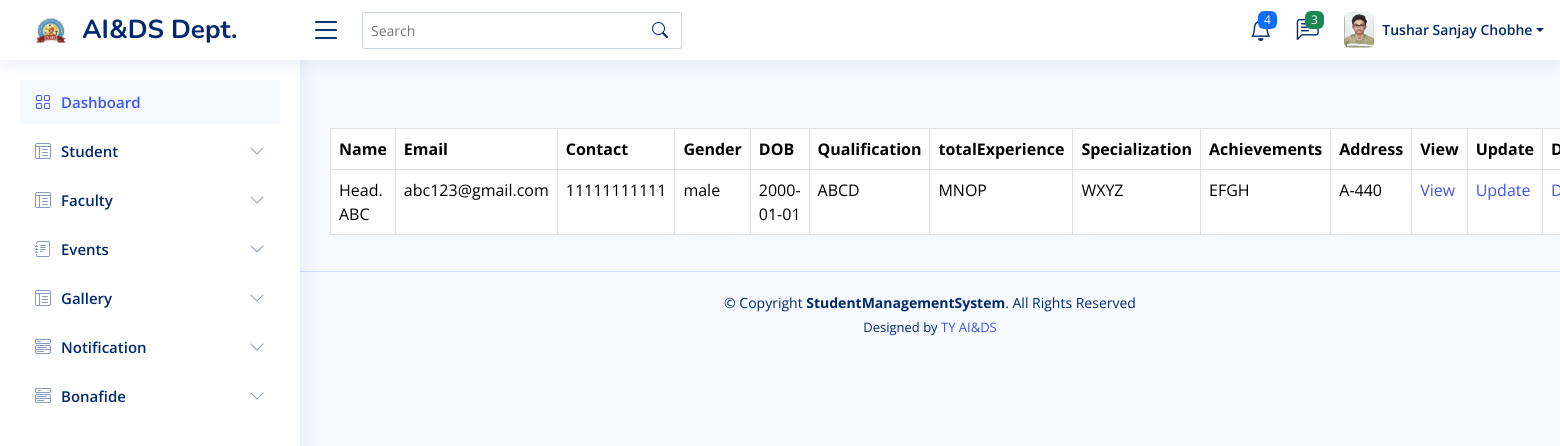
The app's page /manage-faculty.php (signed in) with its own data.
### tables this page shows
CREATE TABLE `studentdata` (
  `PRN` bigint(255) NOT NULL,
  `fullName` varchar(255) NOT NULL,
  `Class` varchar(255) NOT NULL,
  `Gender` varchar(255) NOT NULL,
  `DOB` date NOT NULL,
  `Category` varchar(255) NOT NULL,
  `Contact` bigint(255) NOT NULL,
  `Email` varchar(255) NOT NULL,
  `collegeHostel` varchar(255) NOT NULL,
  `busFacility` varchar(255) NOT NULL,
  `Address` varchar(255) NOT NULL,
  `password` varchar(255) NOT NULL,
  `photo` varchar(255) NOT NULL
);

CREATE TABLE `facultydata` (
  `Name` varchar(255) NOT NULL,
  `Email` varchar(255) NOT NULL,
  `Contact` bigint(255) NOT NULL,
  `Gender` varchar(255) NOT NULL,
  `DOB` date NOT NULL,
  `Designation` varchar(255) NOT NULL,
  `Qualification` varchar(255) NOT NULL,
  `totalExperience` varchar(255) NOT NULL,
  `Specialization` varchar(255) NOT NULL,
  `Achievements` varchar(255) NOT NULL,
  `Address` varchar(255) NOT NULL,
  `Password` varchar(255) NOT NULL,
  `Photo` varchar(255) NOT NULL
);

### manage-faculty.php (the view, shortened to what this page needs)
<?php
    include("header.php");
    if($_GET["role"] == "faculty")
    {
       include("sidebar_faculty.php");
    }
    elseif($_GET["role"] == "student")
    {
       include("sidebar_student.php");
    }
    else
    {
      include("sidebar.php");
    }
  ?>
 <main id="main" class="main">
<table class="table table-bordered container mt-5">
    <tr>
        <th>Name</th>
        <th>Email</th>
        <th>Contact</th>
        <th>Gender</th>
        <th>DOB</th>
        <th>Qualification</th>
        <th>totalExperience</th>
        <th>Specialization</th>
        <th>Achievements</th>
        <th>Address</th>
        <th>View</th>
        <th>Update</th>
        <th>Delete</th>
    </tr>
<?php
    include("connection.php");
    $myQuery = "SELECT * FROM facultydata";
    $result = $conn->query($myQuery);
    if( $result->num_rows > 0)
    {
        while($row = $result->fetch_assoc())
        {
            $name = $row["Name"];
            $email = $row["Email"];
            $contact = $row["Contact"];
            $gender = $row["Gender"];
            $dob = $row["DOB"];
            $des = $row["Designation"];
            $qua = $row["Qualification"];
            $exp = $row["totalExperience"];
            $spe = $row["Specialization"];
            $ach = $row["Achievements"];
            $address = $row["Address"];
            echo "
            <tr>
                <td>$des $name</td>
                <td>$email</td>
                <td>$contact</td>
                <td>$gender</td>
                <td>$dob</td>
                <td>$qua</td>
                <td>$exp</td>
                <td>$spe</td>
                <td>$ach</td>
                <td>$address</td>
                <td>
                    <a href='manageView-faculty.php?myVar=$email'>View</a>
                </td>
                <td>
                    <a href='manageFaculty-edit.php?myVar=$email'>Update</a>
                </td>
                <td>
                    <a href='manageFaculty-delete.php?myVar=$email'>Delete</a>
                </td>
            </tr>
            ";
        }
    }
    else
    {
        echo "Not found";
    }
?>
    </table>
  </main>
  <?php
    include("footer.php");
  ?>

### header.php (shortened to what this page needs)
<?php
include("connection.php");
$user = $_SESSION["userLogin"];
$myQuery = "SELECT * FROM studentdata WHERE Email='".$user."'";
$result = $conn->query($myQuery);
if ( $result->num_rows > 0)
{
    $row = $result->fetch_assoc();
    $fullname = $row["fullName"];
    $photo = $row["photo"];
}
?>
<!DOCTYPE html>
<html lang="en">
<head>
  <link href="assets/vendor/bootstrap/css/bootstrap.min.css" rel="stylesheet">
  <link href="assets/vendor/bootstrap-icons/bootstrap-icons.css" rel="stylesheet">
  <link href="assets/vendor/boxicons/css/boxicons.min.css" rel="stylesheet">
  <link href="assets/vendor/quill/quill.snow.css" rel="stylesheet">
  <link href="assets/vendor/quill/quill.bubble.css" rel="stylesheet">
  <link href="assets/vendor/remixicon/remixicon.css" rel="stylesheet">
  <link href="assets/vendor/simple-datatables/style.css" rel="stylesheet">
  <link href="assets/css/style.css" rel="stylesheet">
</head>
<body>
<header id="header" class="header fixed-top d-flex align-items-center">
<div class="d-flex align-items-center justify-content-between">
  <a href="index.html" class="logo d-flex align-items-center">
    <img src="images/clg-logo.png" alt="" class="m-3">
    <span class="d-none d-lg-block">AI&DS Dept.</span>
  </a>
  <i class="bi bi-list toggle-sidebar-btn"></i>
</div>
<div class="search-bar">
  <form class="search-form d-flex align-items-center" method="POST" action="#">
    <input type="text" name="query" placeholder="Search" title="Enter search keyword">
    <button type="submit" title="Search"><i class="bi bi-search"></i></button>
  </form>
</div>
<nav class="header-nav ms-auto">
  <ul class="d-flex align-items-center">
    <li class="nav-item dropdown">
      <a class="nav-link nav-icon" href="#" data-bs-toggle="dropdown">
        <i class="bi bi-bell"></i>
        <span class="badge bg-primary badge-number">4</span>
      </a>
    </li>
    <li class="nav-item dropdown">
      <a class="nav-link nav-icon" href="#" data-bs-toggle="dropdown">
        <i class="bi bi-chat-left-text"></i>
        <span class="badge bg-success badge-number">3</span>
      </a>
    </li>
    <li class="nav-item dropdown pe-3">
      <a class="nav-link nav-profile d-flex align-items-center pe-0" href="#" data-bs-toggle="dropdown">
        <?php echo '<img src="uploads/student/'.$photo.'" alt="Profile" class="rounded">' ?>
        <span class="d-none d-md-block dropdown-toggle ps-2"><?php echo $fullname ?></span>
      </a>
    </li>
  </ul>
</nav>
</header>

### assets/css/style.css (style rules this page uses)
:root { scroll-behavior: smooth; }
body { font-family: "Open Sans", sans-serif; background: #f6f9ff; color: #444444; }
a { color: #4154f1; text-decoration: none; }
#main { margin-top: 60px; padding: 20px 30px; transition: all 0.3s; }
.logo { line-height: 1; }
@media (min-width: 1200px) { .logo { width: 280px; } }
.logo img { max-height: 26px; margin-right: 6px; }
.logo span { font-size: 26px; font-weight: 700; color: #012970; font-family: "Nunito", sans-serif; }
.header { transition: all 0.5s; z-index: 997; height: 60px; box-shadow: 0px 2px 20px rgba(1, 41, 112, 0.1); background-color: #fff; padding-left: 20px; }
.header .toggle-sidebar-btn { font-size: 32px; padding-left: 10px; cursor: pointer; color: #012970; }
.header .search-bar { min-width: 360px; padding: 0 20px; }
.header .search-form { width: 100%; }
.header .search-form input { border: 0; font-size: 14px; color: #012970; border: 1px solid rgba(1, 41, 112, 0.2); padding: 7px 38px 7px 8px; border-radius: 3px; transition: 0.3s; width: 100%; }
.header .search-form button { border: 0; padding: 0; margin-left: -30px; background: none; }
.header .search-form button i { color: #012970; }
.header-nav ul { list-style: none; }
.header-nav>ul { margin: 0; padding: 0; }
.header-nav .nav-icon { font-size: 22px; color: #012970; margin-right: 25px; position: relative; }
.header-nav .nav-profile { color: #012970; }
.header-nav .nav-profile img { max-height: 36px; }
.header-nav .nav-profile span { font-size: 14px; font-weight: 600; }
.header-nav .badge-number { position: absolute; inset: -2px -5px auto auto; font-weight: normal; font-size: 12px; padding: 3px 6px; }
@media (min-width: 1200px) { #main, #footer { margin-left: 300px; } }

### records on screen
studentdata: photo (picture), fullName "Tushar Sanjay Chobhe"
facultydata: Designation "Head.", Name "ABC", Email "abc123@gmail.com", Contact "11111111111", Gender "male", DOB "2000-01-01", Qualification "ABCD", totalExperience "MNOP", Specialization "WXYZ", Achievements "EFGH", Address "A-440"
